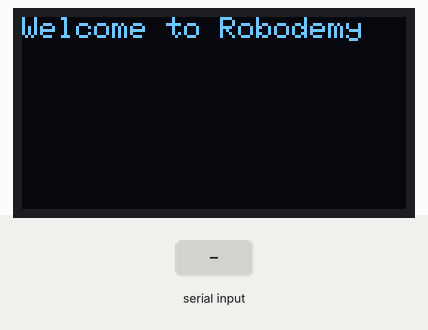
Bench run of a sketch on a simulated ESP32. Parts: 128×64 one-colour display. The inputs (shaded band) are chosen by the test bench. Nothing arrives over Bluetooth unless stated; what the sketch prints to the serial monitor is not drawn.

Above: at 1.2 s.
1.3 s: "1\n" received over the second serial link
At 1.6 s:
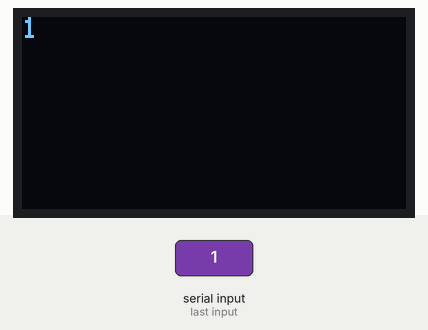
2.8 s: "0\n" received over the second serial link
At 4.0 s:
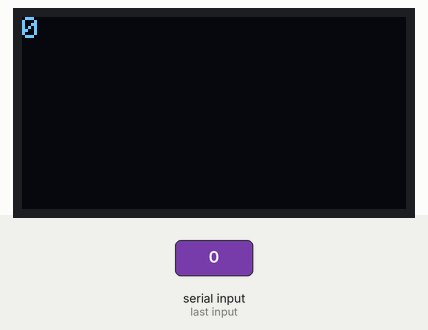
4.3 s: "2\n" received over the second serial link
Timing chart, 0 to 7.3 s (numbered marks = the images above; inputs shaded):
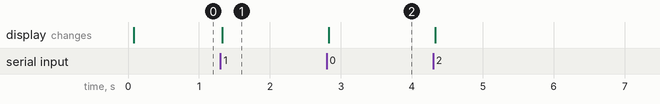

Measured:
- after the input at 1.3 s, the display: changes at once (image 1)
- after the input at 2.8 s, the display: changes at once (image 2)

The sketch:

BT_Notice_Board.ino
```cpp
#include <Wire.h>
#include <Adafruit_GFX.h>
#include <Adafruit_SSD1306.h>
#include "BluetoothSerial.h"

#define SCREEN_WIDTH 128
#define SCREEN_HEIGHT 64

Adafruit_SSD1306 display(SCREEN_WIDTH, SCREEN_HEIGHT, &Wire, -1);
BluetoothSerial SerialBT;

String notice = "Welcome to Robodemy";

void showNotice(String msg)
{
  display.clearDisplay();
  display.setTextSize(1);
  display.setTextColor(SSD1306_WHITE);

  int y = 0;
  int start = 0;

  while (start < msg.length())
  {
    String line = msg.substring(start, start + 21);

    display.setCursor(0, y);
    display.println(line);

    start += 21;
    y += 10;

    if (y > 54) break;
  }

  display.display();
}

void setup()
{
  Serial.begin(115200);

  SerialBT.begin("Robodemy Notice Board");

  Wire.begin(21, 22);

  if (!display.begin(SSD1306_SWITCHCAPVCC, 0x3C))
  {
    while (1);
  }

  display.clearDisplay();
  display.display();

  showNotice(notice);

  Serial.println("Bluetooth Notice Board Ready");
}

void loop()
{
  if (SerialBT.available())
  {
    notice = SerialBT.readStringUntil('\n');
    notice.trim();

    if (notice.length() > 0)
    {
      Serial.println("New Notice:");
      Serial.println(notice);

      showNotice(notice);
    }
  }
}
```
